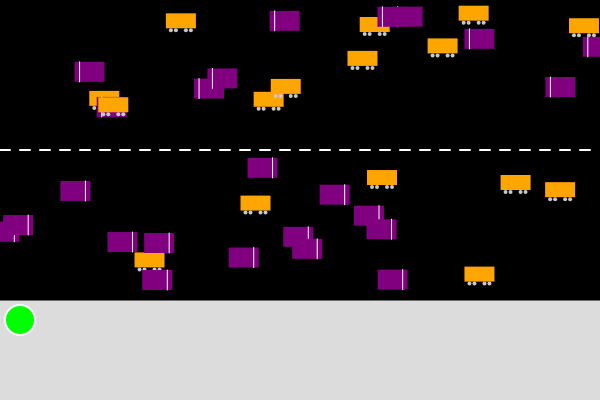
Frame 1 (no input)
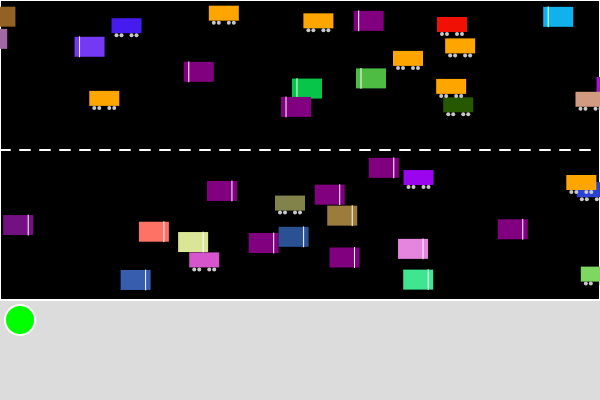
Frame 60 (no input)
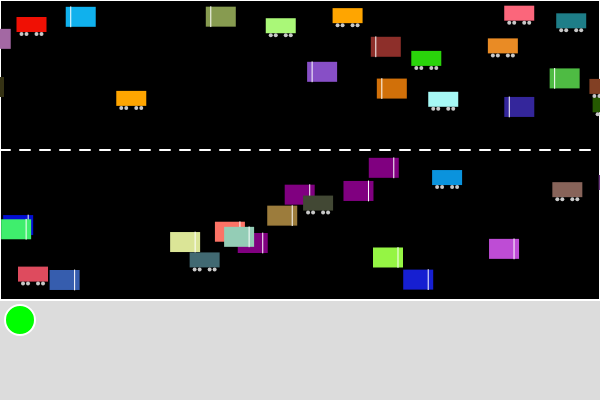
Frame 120 (the mouse pressed at the canvas centre since frame 60)

The p5.js sketch that drew these frames (run headless with seeded random() and noise() and a simulated clock; from frame 60 on, the mouse is pressed at the canvas centre):

// p5.js sketch
// ── sketch.js
// Car car car
// JunyuTang
// Apr 22
// This project simulates vehicle operations on a section of two-way roadway。



// Global arrays to store eastbound and westbound vehicles
let eastbound = [];
let westbound = [];
let trafficLight;
let road;

function setup() {
  createCanvas(600, 400); // Create a canvas of 600x400
  road = new Road(); // Initialize road object
  trafficLight = new TrafficLight(20, 320); // Initialize traffic light at position (20, 320)

  // Initialize 20 eastbound vehicles
  for (let i = 0; i < 20; i++) {
    let y = random(10, 120); // Position on the upper part of the road
    let xSpeed = random(1, 3); // Positive speed (moving right)
    eastbound.push(new Vehicle(random([0, 10]), random(0, width), y, 1, xSpeed));
  }

  // Initialize 20 westbound vehicles
  for (let i = 0; i < 20; i++) {
    let y = random(160, 280); // Position on the lower part of the road
    let xSpeed = random(-3, -1); // Negative speed (moving left)
    westbound.push(new Vehicle(random([0, 10]), random(0, width), y, -1, xSpeed));
  }
}

function draw() {
  background(220); // Clear the canvas
  road.display(); // Draw the road
  trafficLight.update(); // Update the traffic light
  trafficLight.display(); // Draw the traffic light

  // Update eastbound vehicles
  for (let vehicle of eastbound) {
    vehicle.checkCollision(eastbound); // Check collision within the eastbound group
    vehicle.action(); // Perform vehicle behavior
  }

  // Update westbound vehicles
  for (let vehicle of westbound) {
    vehicle.checkCollision(westbound); 
    vehicle.action(); // Perform vehicle behavior
  }
}

// Mouse click event: Add a new vehicle
function mousePressed() {
  let y, xSpeed, direction;

  if (keyIsDown(SHIFT)) {
    // Shift + click: Add a westbound vehicle
    y = random(160, 280); // Lower part of the road
    xSpeed = random(-3, -1); 
    direction = 0; // Direction 0 means left
    westbound.push(new Vehicle(random([0, 10]), mouseX, y, direction, xSpeed));
  } else {
    // Regular click: Add an eastbound vehicle
    y = random(10, 120); // Upper part of the road
    xSpeed = random(1, 3); 
    direction = 1; // Direction 1 means right
    eastbound.push(new Vehicle(random([0, 10]), mouseX, y, direction, xSpeed));
  }
}

// Press spacebar to turn the light red
function keyPressed() {
  if (key === ' ') {
    trafficLight.turnRed(); // Switch traffic light to red
  }
}

// Road class: handles rendering the road
class Road {
  constructor() {
    this.width = 600; 
    this.height = 300; 
    this.y = 0; // Road top position
  }

  // Draw the road including the dashed line
  display() {
    fill(0); // Black road fill
    rect(0, this.y, this.width, this.height);

    stroke(255); // White dashed center line
    strokeWeight(2);
    this.setLineDash([10, 10]); // Set dash pattern
    line(0, this.y + this.height / 2, this.width, this.y + this.height / 2);
    this.setLineDash([]); // Reset to solid lines
  }

  // Helper: set dash pattern
  setLineDash(list) {
    drawingContext.setLineDash(list);
  }
}

// Vehicle class: represents a single vehicle
class Vehicle {
  constructor(type, x, y, direction, xSpeed) {
    this.type = type; // 0 = car, 1 = truck
    this.x = x;
    this.y = y;
    this.direction = direction; // 0 = left, 1 = right
    this.xSpeed = xSpeed;
    this.color = this.type === 0 ? color(255, 165, 0) : color(128, 0, 128); // Orange or purple
    this.width = this.type === 0 ? 30 : 30;
    this.height = this.type === 0 ? 15 : 20;
  }

  // Draw the vehicle
  display() {
    push(); // Save current drawing state
    translate(this.x, this.y); // Move to vehicle position

    if (this.direction === 0) {
      scale(-1, 1); // Flip horizontally for leftward direction
    }

    // Draw the body
    fill(this.color);
    noStroke();
    rect(-this.width / 2, -this.height / 2, this.width, this.height);

    if (this.type === 0) {
      // Draw wheels for a car
      fill(200); // Gray wheels
      let wheelRadius = 2;
      let wheelOffsetY = this.height / 2 + wheelRadius;
      ellipse(-this.width / 3, wheelOffsetY, wheelRadius * 2, wheelRadius * 2); 
      ellipse(-this.width / 6, wheelOffsetY, wheelRadius * 2, wheelRadius * 2); // Left rear
      ellipse(this.width / 3, wheelOffsetY, wheelRadius * 2, wheelRadius * 2); 
      ellipse(this.width / 6, wheelOffsetY, wheelRadius * 2, wheelRadius * 2); // Right rear
    } else {
      // Draw white stripe on truck cab
      stroke(255);
      strokeWeight(1);
      let lineX = this.direction === 1 ? -this.width / 2 + 5 : this.width / 2 - 5;
      line(lineX, -this.height / 2, lineX, this.height / 2);
    }

    pop(); // Restore drawing state
  }

  // Update vehicle position
  move() {
    if (trafficLight.isGreen()) {
      this.x += this.direction === 1 ? this.xSpeed : -this.xSpeed;
    }

    // Wrap around the canvas when out of bounds
    if (this.x > width + this.width / 2) {
      this.x = -this.width / 2;
    } else if (this.x < -this.width / 2) {
      this.x = width + this.width / 2;
    }
  }

  // Accelerate up to a max speed
  speedUp() {
    this.xSpeed += 0.5;
    if (this.xSpeed > 15) this.xSpeed = 15;
  }

  // Slow down but not below 0
  speedDown() {
    this.xSpeed -= 0.5;
    if (this.xSpeed < 0) this.xSpeed = 0;
  }

  // Change to a random color
  changeColor() {
    this.color = color(random(255), random(255), random(255));
  }

  // Check for collision with vehicles in the same direction
  checkCollision(vehicles) {
    for (let other of vehicles) {
      if (other === this) continue;

      let distance = abs(this.x - other.x);
      let minDistance = (this.width + other.width) / 2 + 10; // Minimum safe distance

      if (distance < minDistance && abs(this.y - other.y) < 10) {
        if ((this.direction === 1 && this.x < other.x) ||
            (this.direction === 0 && this.x > other.x)) {
          this.speedDown();
          other.speedUp();
        }
      }
    }
  }

  // Perform behavior logic
  action() {
    this.move();
    this.display();

    if (trafficLight.isGreen()) {
      if (random(100) < 1) this.speedUp();
      if (random(100) < 1) this.speedDown();
      if (random(100) < 1) this.changeColor();
    }
  }
}

// TrafficLight class: controls light behavior
class TrafficLight {
  constructor(x, y) {
    this.x = x;
    this.y = y;
    this.state = "green"; // Initial state
    this.frameCount = 0; 
  }

  // Draw the traffic light
  display() {
    fill(this.state === "green" ? color(0, 255, 0) : color(255, 0, 0));
    ellipse(this.x, this.y, 30, 30);
  }

  // Update light state
  update() {
    if (this.state === "red") {
      this.frameCount--;
      if (this.frameCount <= 0) {
        this.state = "green";
      }
    }
  }

  // Switch to red for 120 frames
  turnRed() {
    if (this.state === "green") {
      this.state = "red";
      this.frameCount = 120;
    }
  }

  // Check if the light is green
  isGreen() {
    return this.state === "green";
  }
}
